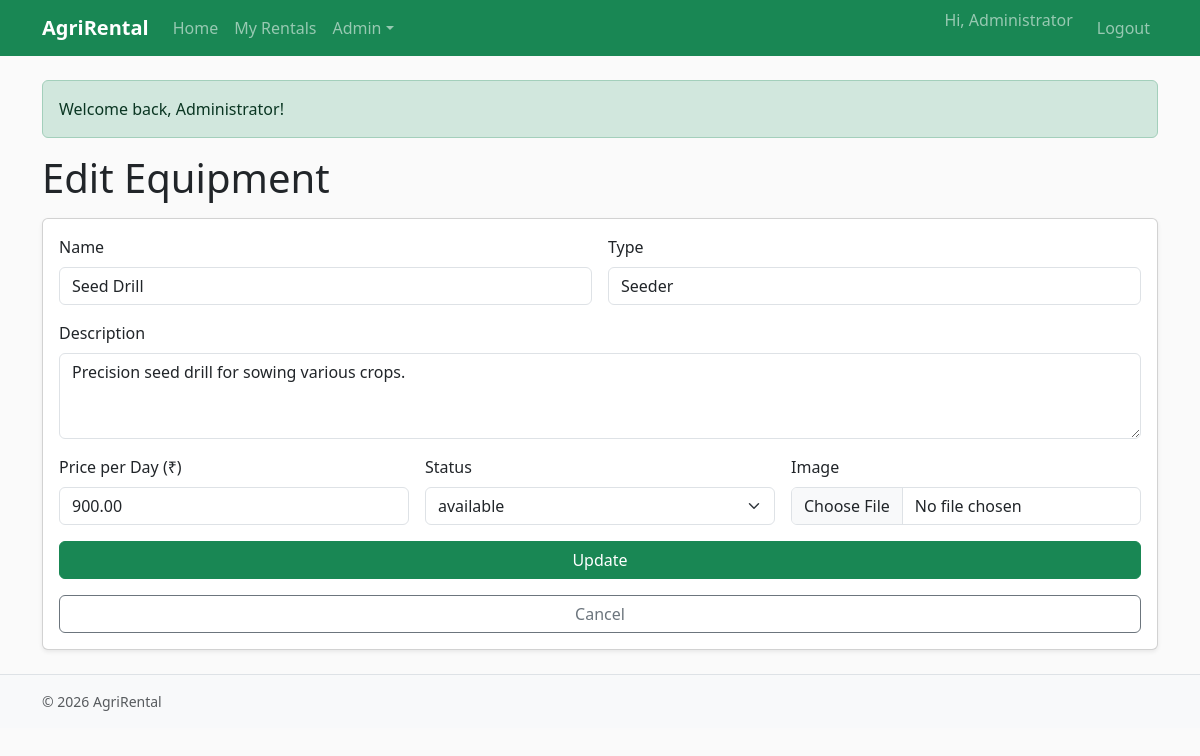
The app's page /public/admin/equipment_edit.php?id=2 (signed in) with its own data.
### tables this page shows
CREATE TABLE equipment (
  id INT AUTO_INCREMENT PRIMARY KEY,
  name VARCHAR(150) NOT NULL,
  type VARCHAR(100) NOT NULL,
  description TEXT,
  price_per_day DECIMAL(10,2) NOT NULL,
  status ENUM('available','unavailable') NOT NULL DEFAULT 'available',
  image VARCHAR(255),
  created_at TIMESTAMP DEFAULT CURRENT_TIMESTAMP
);

### includes/functions.php (called while the page is built, shortened)
<?php
function e($str){ return htmlspecialchars($str, ENT_QUOTES, 'UTF-8'); }
?>

### public/admin/equipment_edit.php (the view, shortened to what this page needs)
<?php
require_once __DIR__ . '/../../includes/header.php';
$id = (int)($_GET['id'] ?? 0);
$stmt = $conn->prepare("SELECT * FROM equipment WHERE id=?");
$stmt->bind_param('i',$id);
$stmt->execute();
$item = $stmt->get_result()->fetch_assoc();
?>
<h1 class="mb-3">Edit Equipment</h1>
<form class="card card-body shadow-sm" method="post" enctype="multipart/form-data">
  <div class="row g-3">
    <div class="col-md-6">
      <label class="form-label">Name</label>
      <input class="form-control" name="name" value="<?= e($item['name']) ?>" required>
    </div>
    <div class="col-md-6">
      <label class="form-label">Type</label>
      <input class="form-control" name="type" value="<?= e($item['type']) ?>" required>
    </div>
    <div class="col-12">
      <label class="form-label">Description</label>
      <textarea class="form-control" name="description" rows="3"><?= e($item['description']) ?></textarea>
    </div>
    <div class="col-md-4">
      <label class="form-label">Price per Day (₹)</label>
      <input type="number" step="0.01" class="form-control" name="price_per_day" value="<?= e($item['price_per_day']) ?>" required>
    </div>
    <div class="col-md-4">
      <label class="form-label">Status</label>
      <select class="form-select" name="status">
        <option value="available" <?= $item['status']=='available'?'selected':'' ?>>available</option>
      </select>
    </div>
    <div class="col-md-4">
      <label class="form-label">Image</label>
      <input type="file" class="form-control" name="image" accept="image/*">
    </div>
  </div>
  <button class="btn btn-success mt-3">Update</button>
  <a href="/agri_rental_full/public/admin/equipment_list.php" class="btn btn-outline-secondary mt-3">Cancel</a>
</form>
<?php require_once __DIR__ . '/../../includes/footer.php'; ?>

### assets/css/style.css (style rules this page uses)
body { background: #fafafa; }

### records on screen
equipment: name "Seed Drill", type "Seeder", description "Precision seed drill for sowing various crops.", price_per_day "900.00", status "available"

### other values on screen
$_SESSION['user']['username'] "Administrator"
$msg "Welcome back, Administrator!"
